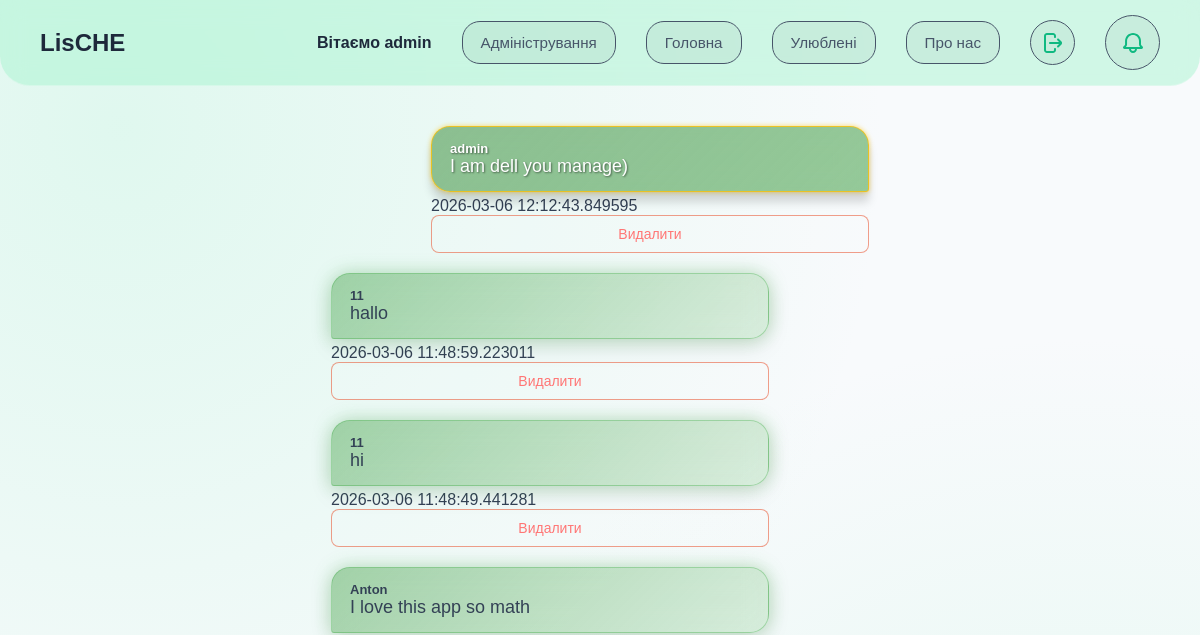
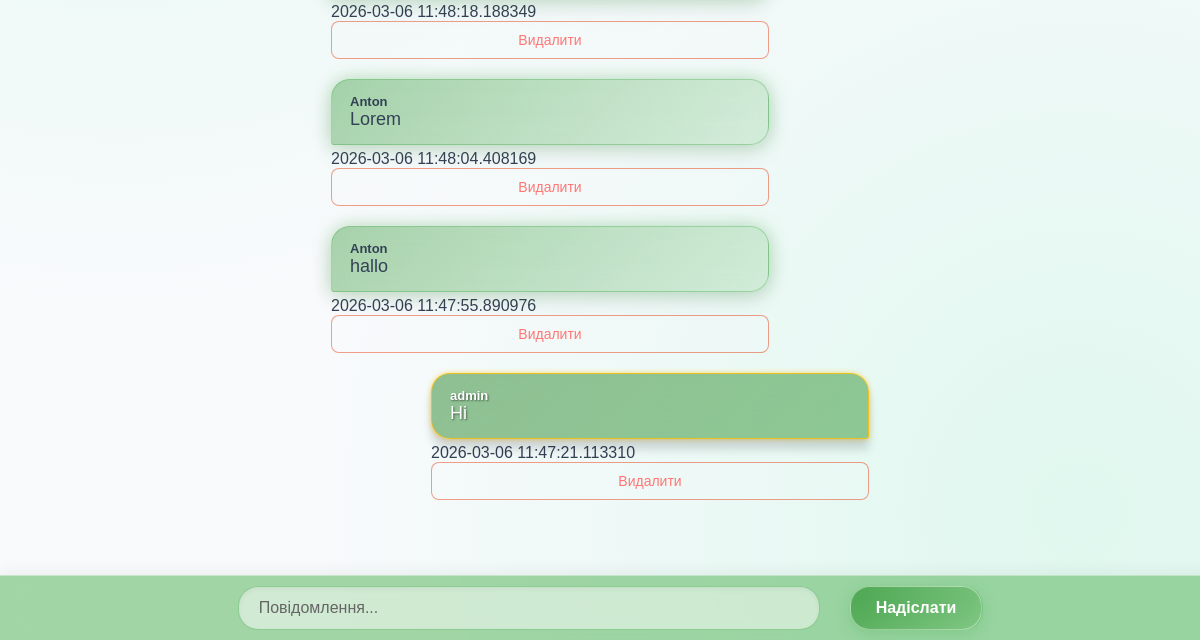
The app's page /forum (signed in), older data (2 pictures, top to bottom).
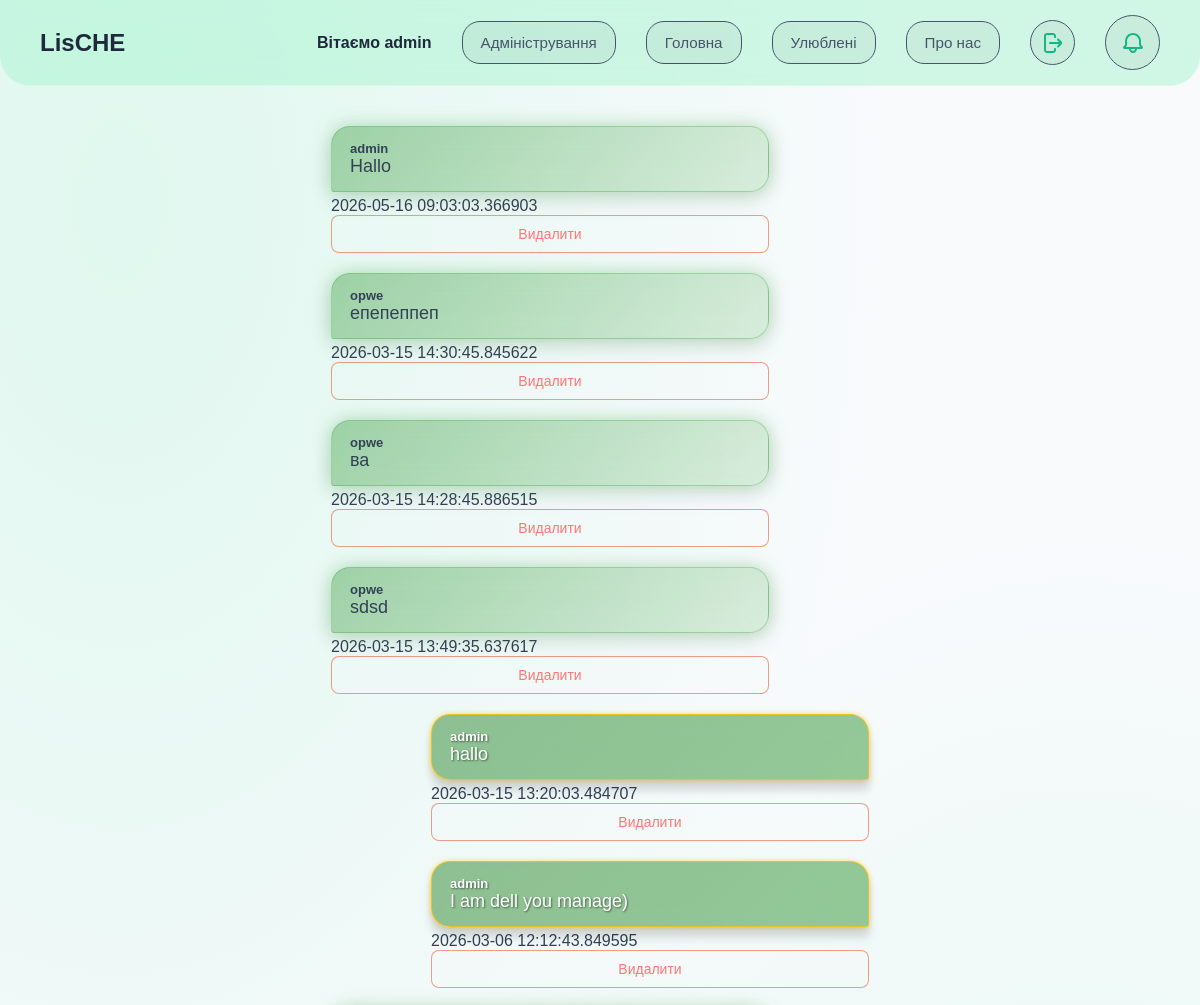
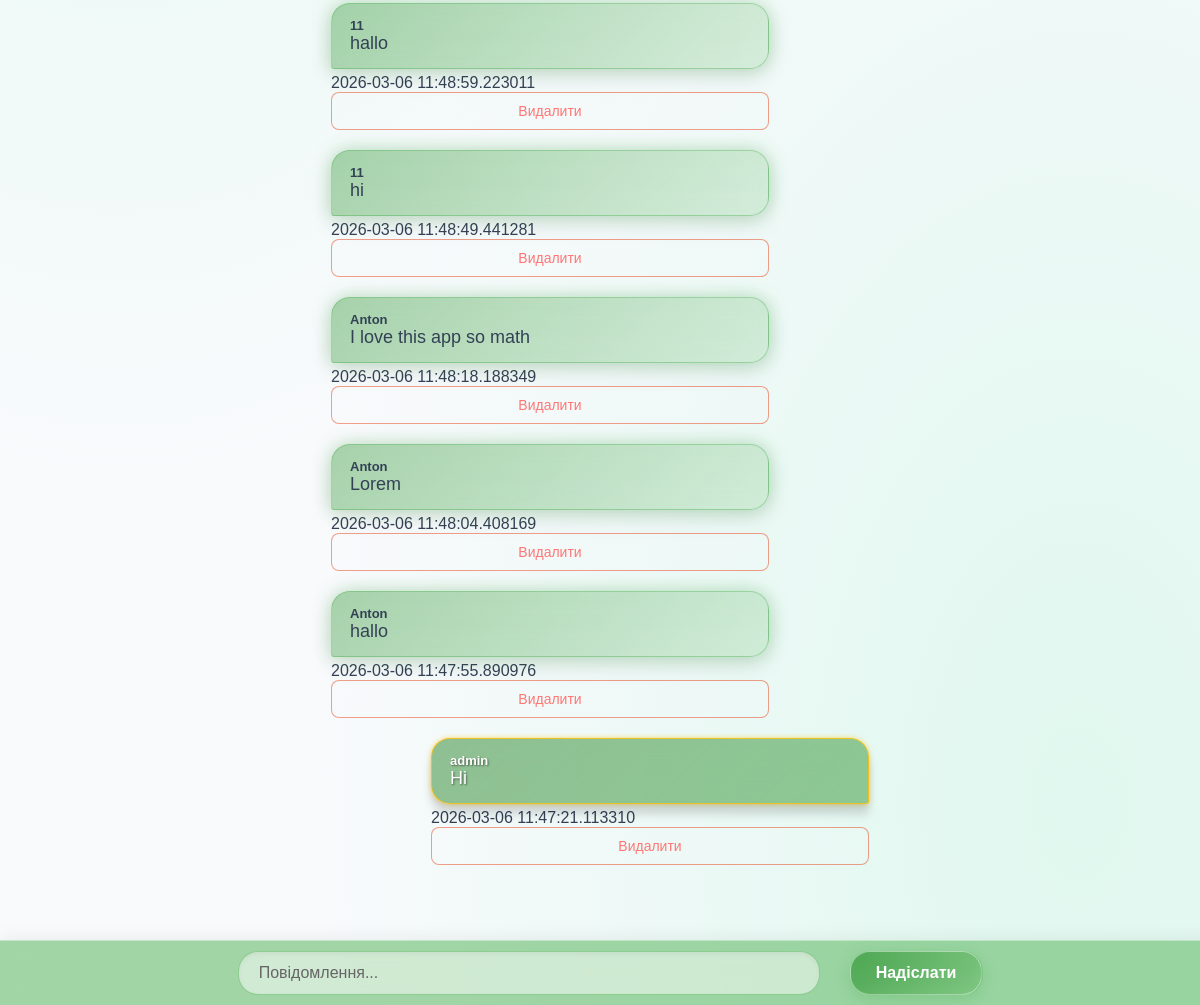
The same page, newer data (2 pictures, top to bottom).
### DB.py (models this page shows, shortened)
class User(UserMixin, db.Model):
    id = db.Column(db.Integer, primary_key=True)
    isAdmin = db.Column(db.Boolean, default=False)
    username = db.Column(db.String(150), unique=True, nullable=False)
    gmail = db.Column(db.String(150), unique=True, nullable=False)
    password_hash = db.Column(db.String(256), nullable=False)

class Forum(db.Model):
    id = db.Column(db.Integer, primary_key=True)
    userID = db.Column(db.Integer, db.ForeignKey('user.id'), nullable=False)
    username = db.Column(db.String(150), nullable=False)
    comment = db.Column(db.Text, nullable=False)
    date = db.Column(db.DateTime, nullable=False)
    isAdmin = db.Column(db.Boolean, default=False)

### app.py (the view)
@app.route('/forum', methods=['GET', 'POST'])
@login_required
def forum():
    if request.method == 'POST':
        comment = request.form['comment']
        new_comment = Forum(username=current_user.username, comment=comment, userID=current_user.id, date=datetime.utcnow(), isAdmin=current_user.isAdmin)
        db.session.add(new_comment)
        db.session.commit()
        return redirect('/forum')
    all_comments = Forum.query.order_by(Forum.date.desc()).all()
    commitDb = Comits.query.order_by(Comits.date.desc()).limit(5).all()
    return render_template('forum.html', comments=all_comments, comits=commitDb)

### app.py (called while the page is built)
@login_manager.user_loader
def load_user(user_id):
    return User.query.get(int(user_id))

### templates/forum.html (shortened to what this page needs)
<!DOCTYPE html>
<html lang="en">
<head>
    <link rel="stylesheet" href="{{ url_for('static', filename='styles/commit.css') }}">
    <link rel="stylesheet" href="{{ url_for('static', filename='styles/forum-style.css') }}">
    <link rel="stylesheet" href="{{ url_for('static', filename='styles/btn-style.css') }}">
    <link rel="stylesheet" href="{{ url_for('static', filename='styles/user-favorite-style.css') }}">
</head>
<body>
    <header>
        <h1>LisCHE</h1>
        <div class="header-btn">
            {% if current_user.is_authenticated %}
                <span class="welcome-text">Вітаємо {{ current_user.username }}</span>
                {% if current_user.isAdmin %}
                    <a href="{{ url_for('admin') }}"><button>Адміністрування</button></a>
                {% endif %}
                <a href="{{ url_for('main') }}"><button>Головна</button></a>
                <a href="{{ url_for('favorite') }}"><button>Улюблені</button></a>
                <a href="{{ url_for('about_us') }}"><button>Про нас</button></a>
                <a href="{{ url_for('logout') }}" class="logout-btn">
                </a>
                <button id="open-commit" class="logout-btn" style="width: 55px; height: 55px;">
                </button>
            {% else %}
                <a href="{{ url_for('login') }}"><button>Увійти</button></a>
                <a href="{{ url_for('register') }}"><button>Зареєструватись</button></a>
            {% endif %}
        </div>
    </header>
    <main style="margin-bottom: 100px;">
        {% for comment in comments %}
            {% if comment.userID == current_user.id %}
                <div class="my-message">
                    <div class="{% if comment.isAdmin %}message-admin{% else %}message-user{% endif %} right-masage">
                        <p class="user-name">{{ comment.username }}</p>
                        <p class="massage">{{ comment.comment }}</p>
                    </div>
                    <span class="message-date">{{ comment.date }}</span>
                    {% if current_user.isAdmin %}
                        <form action="{{ url_for('delete_forum_comment', id=comment.id) }}" method="POST">
                            <button class="action-btn delete-btn" type="submit">Видалити</button>
                        </form>
                    {% endif %}
                </div>
            {% else %}
                <div class="not-my-message">
                    <div class="{% if comment.isAdmin %}message-admin{% else %}message-user{% endif %}">
                        <p class="user-name">{{ comment.username }}</p>
                        <p class="massage">{{ comment.comment }}</p>
                    </div>
                    <span class="message-date">{{ comment.date }}</span>
                    {% if current_user.isAdmin %}
                        <form action="{{ url_for('delete_forum_comment', id=comment.id) }}" method="POST">
                            <button class="action-btn delete-btn" type="submit">Видалити</button>
                        </form>
                    {% endif %}
                </div>
            {% endif %}
        {% endfor %}
    </main>
    <form class="forms-input" action="/forum" method="POST">
        <input type="text" name="comment" placeholder="Повідомлення..." required>
        <button type="submit">Надіслати</button>
    </form>
</body>
</html>

### static/styles/forum-style.css (style rules this page uses)
.forms-input { width: 100%; display: flex; justify-content: center; gap: 30px; align-items: center; position: fixed; bottom: 0px; left: 0px; right: 0px; padding: 10px; z-index: 1000; background: rgba(76, 175, 80, 0.5); backdrop-filter: blur(12px); -webkit-backdrop-filter: blur(12px); border-top: 1px solid rgba(255, 255, 255, 0.4); box-shadow: 0 -4px 15px rgba(0, 0, 0, 0.05); }
.forms-input input[type="text"] { width: 45%; max-width: 800px; padding: 12px 20px; font-size: 16px; background: rgba(255, 255, 255, 0.5); border: 1px solid rgba(76, 175, 80, 0.5); border-radius: 20px; color: #111; outline: none; transition: all 0.3s ease; box-shadow: inset 0 2px 5px rgba(0, 0, 0, 0.05); }
.forms-input input[type="text"]::placeholder { color: #666; }
.forms-input button { padding: 12px 25px; font-size: 16px; font-weight: 700; color: #fff; background: linear-gradient(135deg, rgba(67, 160, 71, 0.8) 0%, rgba(129, 199, 132, 0.8) 100%); backdrop-filter: blur(5px); -webkit-backdrop-filter: blur(5px); border: 1px solid rgba(255, 255, 255, 0.4); border-radius: 20px; cursor: pointer; transition: all 0.3s ease; box-shadow: 0 4px 15px rgba(76, 175, 80, 0.3); }
header { width: 100%; display: flex; justify-content: space-between; align-items: center; padding-inline: 60px; box-sizing: border-box; }
main { display: flex; flex-direction: column; align-items: center; gap: 20px; padding-top: 20px; }
.message-admin { display: flex; flex-direction: column; width: 400px; background: linear-gradient(135deg, rgba(27, 94, 32, 0.9) 0%, rgba(255, 193, 7, 0.4) 100%); backdrop-filter: blur(15px); -webkit-backdrop-filter: blur(15px); border: 1px solid rgba(255, 193, 7, 0.8); box-shadow: 0 10px 10px rgba(0, 0, 0, 0.15), 0 0 5px rgba(255, 193, 7, 0.6); padding: 14px 18px; border-radius: 19px 19px 19px 3px; margin-bottom: 5px; color: #ffffff; text-shadow: 1px 1px 2px rgba(0,0,0,0.5); font-weight: 600; }
.message-user { display: flex; flex-direction: column; width: auto; width: 400px; background: linear-gradient(135deg, rgba(67, 160, 71, 0.45) 0%, rgba(129, 199, 132, 0.25) 100%); backdrop-filter: blur(12px); -webkit-backdrop-filter: blur(12px); border: 1px solid rgba(76, 175, 80, 0.4); box-shadow: 0 8px 24px rgba(0, 0, 0, 0.08), 0 0 18px rgba(76, 175, 80, 0.35); padding: 14px 18px; border-radius: 19px 19px 19px 3px; margin-bottom: 5px; }
.user-name { margin: 0px; padding: 0px; font-size: 13px; font-weight: 700; }
.massage { margin: 0px; padding: 0px; font-size: 18px; font-weight: 500; }
.my-message { margin-left: 100px; }
.not-my-message { margin-right: 100px; }
.right-masage { background: linear-gradient(135deg, rgba(99, 166, 102, 0.7) 0%, rgba(67, 160, 71, 0.55) 100%); border-radius: 19px 19px 3px 19px; }

### static/styles/btn-style.css (style rules this page uses)
.action-btn { width: 100%; padding: 10px 15px; border-radius: 8px; border: 1px solid rgba(255, 255, 255, 0.3); background: rgba(255, 255, 255, 0.1); color: white; cursor: pointer; transition: all 0.3s ease; font-family: inherit; font-size: 14px; }
.delete-btn { border-color: rgba(232, 65, 24, 0.5); color: #ff7675; }
.logout-btn { width: 43px; height: 43px; text-decoration: none; background: rgba(0, 0, 0, 0.04); border: solid; border-width: 1px; cursor: pointer; font-family: inherit; font-size: 0.95rem; color: #475569; border-radius: 50%; transition: all 0.2s ease; display: flex; align-items: center; justify-content: center; }

Row changes from the older to the newer data that the page shows:
added Forum: username "admin", comment "Hallo", date "2026-05-16 09:03:03.366903"
added Forum: username "opwe", comment "епепеппеп", date "2026-03-15 14:30:45.845622"
added Forum: username "opwe", comment "ва", date "2026-03-15 14:28:45.886515"
added Forum: username "opwe", comment "sdsd", date "2026-03-15 13:49:35.637617"
added Forum: username "admin", comment "hallo", date "2026-03-15 13:20:03.484707"
